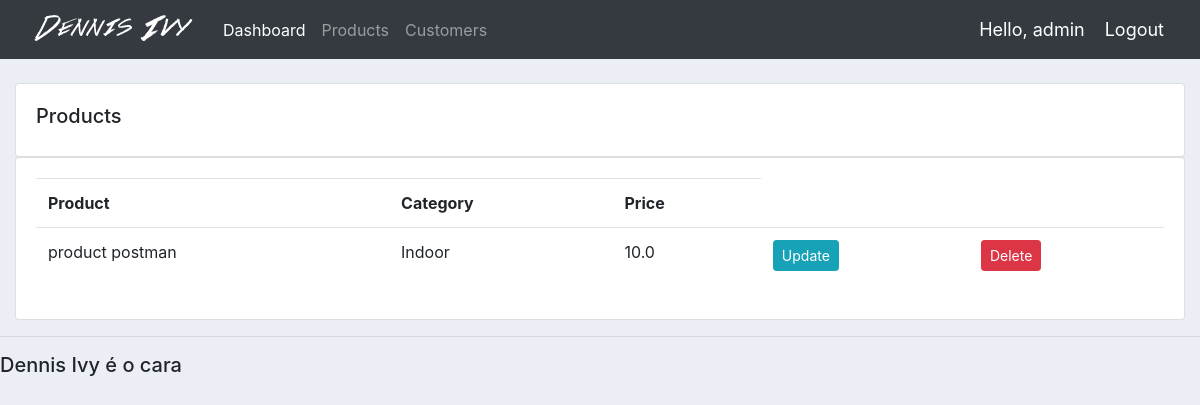
The page /products/ (signed in) on the database as committed earlier.
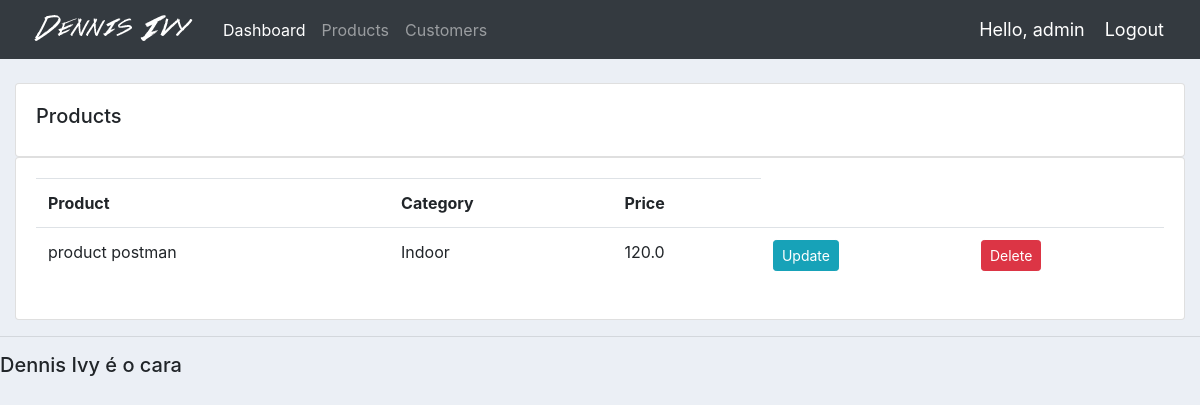
The same page on the database as committed later.
### accounts/models.py (models this page shows, shortened)
class Product(models.Model):
	CATEGORY = (
			('Indoor', 'Indoor'),
			('Out Door', 'Out Door'),
			)
	name = models.CharField(max_length=200, default=None)
	price = models.FloatField()
	category = models.CharField(max_length=200, null=True, choices=CATEGORY)
	description = models.CharField(max_length=200, null=True, blank=True)
	date_created = models.DateTimeField(auto_now_add=True, null=True)
	tags = models.ManyToManyField(Tag, blank=True)

### accounts/views.py (the view)
# urls.py: path('products/', views.products, name='products'),
@login_required(login_url='login')
def products(request):
	products = Product.objects.all()
	return render(request, 'accounts/products.html', {'products':products})

### accounts/templates/accounts/products.html
{%  extends 'accounts/main.html' %}
{% block content %}
		<br>
		<div class="row">
			<div class="col-md">
				<div class="card card-body">
					<h5>Products</h5>
				</div>
				<div class="card card-body">
					<table class="table">
						<tr>
							<th>Product</th>
							<th>Category</th>
							<th>Price</th>
						</tr>
						{% for product in products %}
							<tr>
								<td>{{product.name}}</td>
								<td>{{product.category}}</td>
								<td>{{product.price}}</td>
								<td><a class="btn btn-sm btn-info" href="{% url 'update_product' product.id %}">Update</a></td>
								<td><a class="btn btn-sm btn-danger" href="{% url 'delete_product' product.id %}">Delete</a></td>
							</tr>
						{% endfor %}
					</table>
				</div>
			</div>
		</div>
{% endblock content %}

Rows that differ between the two databases and show on the page:
changed Product "product postman": price "10.0" → "120.0"
